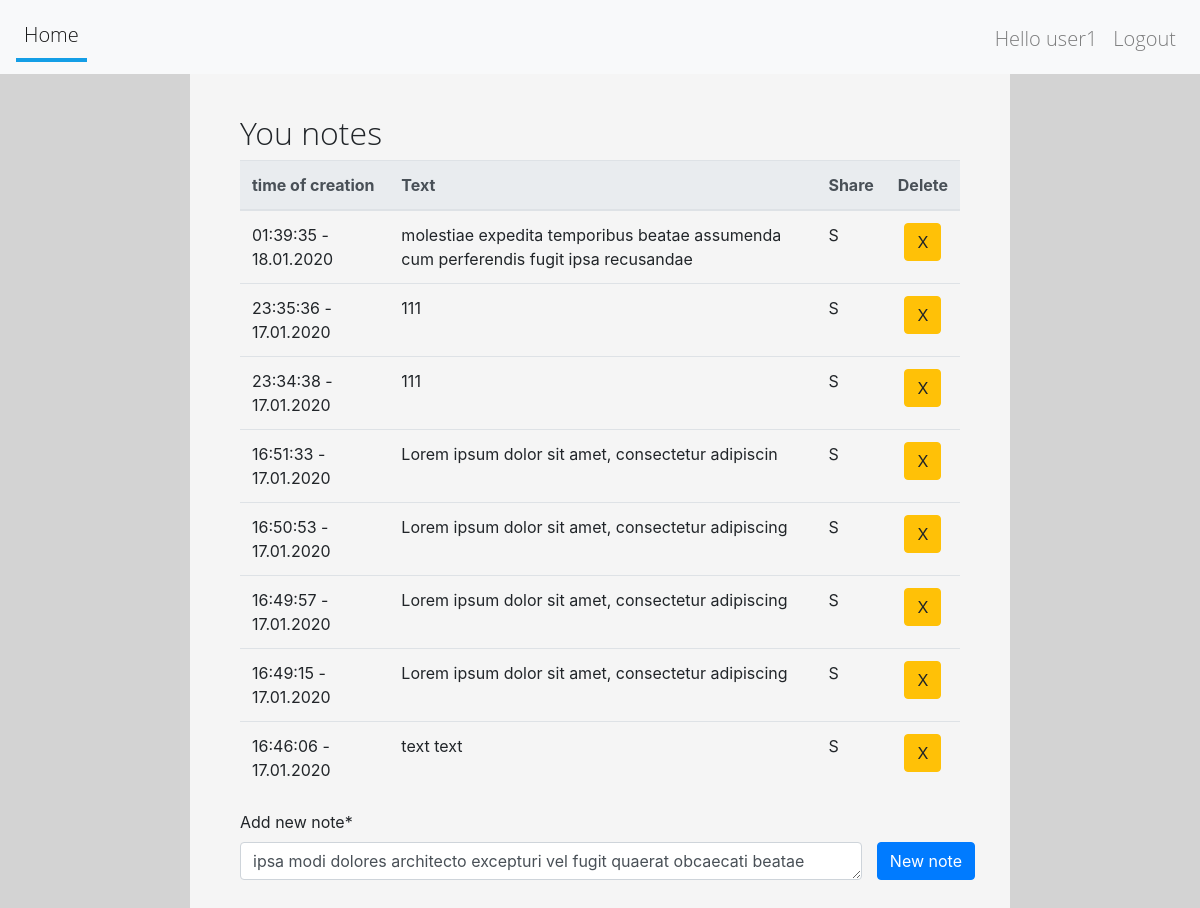
The app's page / (signed in), older data.
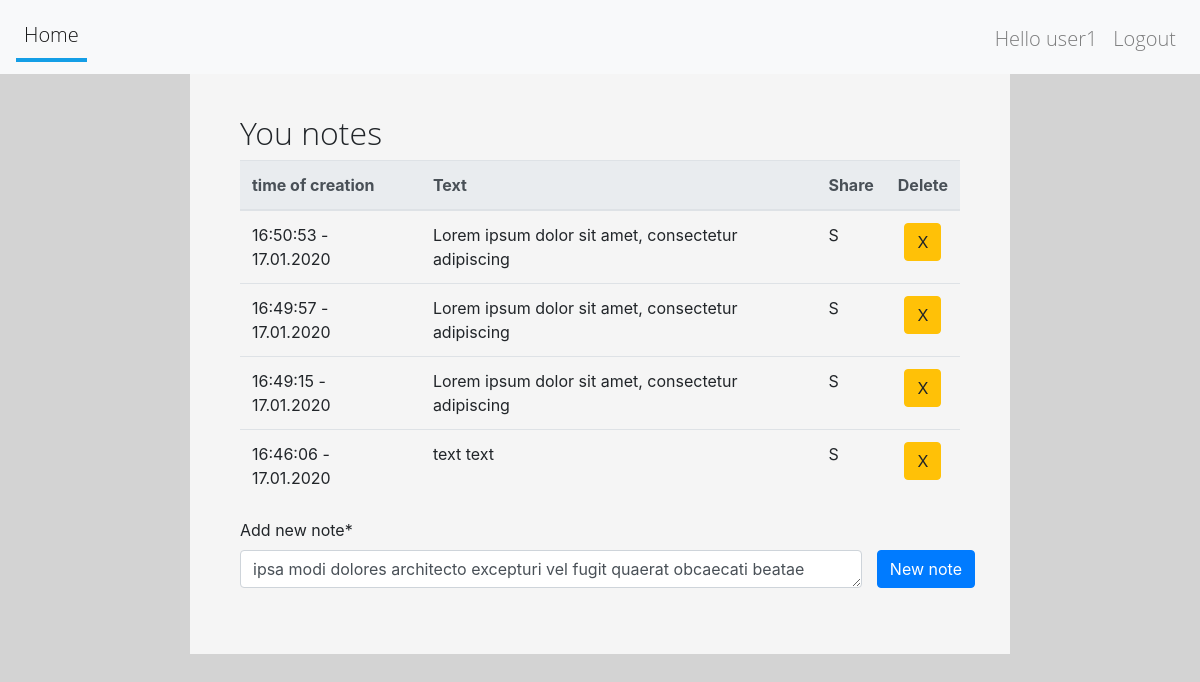
The same page, newer data.
### todo/models.py (models this page shows, shortened)
class Note(models.Model):
    text = models.TextField(max_length=200)
    post_time = models.DateTimeField(auto_now_add=True)
    author = models.ForeignKey(User, related_name="user", on_delete=models.CASCADE)

### todo/views.py (the view)
# urls.py: path('', views.Index.as_view(), name='index'),
class Index(ListView):
    template_name = 'todo/index.html'
    http_method_names = ['get', 'post']
    model = models.Note
    context_object_name = 'notes'
    paginate_by = 10
    def get_queryset(self):
        qs = super().get_queryset()
        qs = qs.filter(author_id=self.request.user.pk).order_by('-post_time')
        return qs
    def get_context_data(self, *, object_list=None, **kwargs):
        context = super().get_context_data(object_list=None, **kwargs)
        context.update({'create_note_form': forms.CreateNoteForm})
        return context

### templates/todo/index.html (shortened to what this page needs)
{% extends 'todo/base.html' %}
{% load crispy_forms_tags %}
{% block content %}
    {% if user.is_authenticated %}
        <h2>You notes</h2>
        <table class="table table-hover">
            <thead class="thead-light">
            <tr>
                <th scope="col">time of creation</th>
                <th scope="col">Text</th>
                <th scope="col">Share</th>
                <th scope="col">Delete</th>
            </tr>
            </thead>
            <tbody>
            {% for note in notes %}
                <tr>
                    <td scope="row">{{ note.post_time|date:"H:i:s - d.m.Y" }}</td>
                    <td>{{ note.text }}</td>
                    <td>S</td>
                    <td>
                        <form action="{% url 'todo:delete_note' note.pk %}" method="post" class="text-center">
                            </div>
                                <button type="submit" class="btn btn-warning">X</button>
                            </div>
                        </form>
                    </td>
                </tr>
            {% empty %}
                <tr>
                    <td>no one note</td>
                </tr>
            {% endfor %}
        <form action="{% url 'todo:create_note' %}" method="post" class="form mx-auto">
            <div id="div_id_text" class="form-group">
                <label for="id_text" class="requiredField">
                    Add new note<span class="asteriskField">*</span>
                </label>
                <div class="row">
                    <div class="col">
                <textarea name="text" rows="1" maxlength="200"
                          class="textarea form-control" required=""
                          id="id_text">{% lorem 10 w random %}</textarea>
                    </div>
                    <button type="submit" class="btn btn-primary">New note</button>
                </div>
            </div>
        </form>
    {% endif %}
{% endblock content %}

Row changes from the older to the newer data that the page shows:
removed Note: post_time "01:39:35 - 18.01.2020", text "molestiae expedita temporibus beatae assumenda cum perferendis fugit ipsa recusandae"
removed Note: post_time "23:35:36 - 17.01.2020", text "111"
removed Note: post_time "23:34:38 - 17.01.2020", text "111"
removed Note: post_time "16:51:33 - 17.01.2020", text "Lorem ipsum dolor sit amet, consectetur adipiscin"
